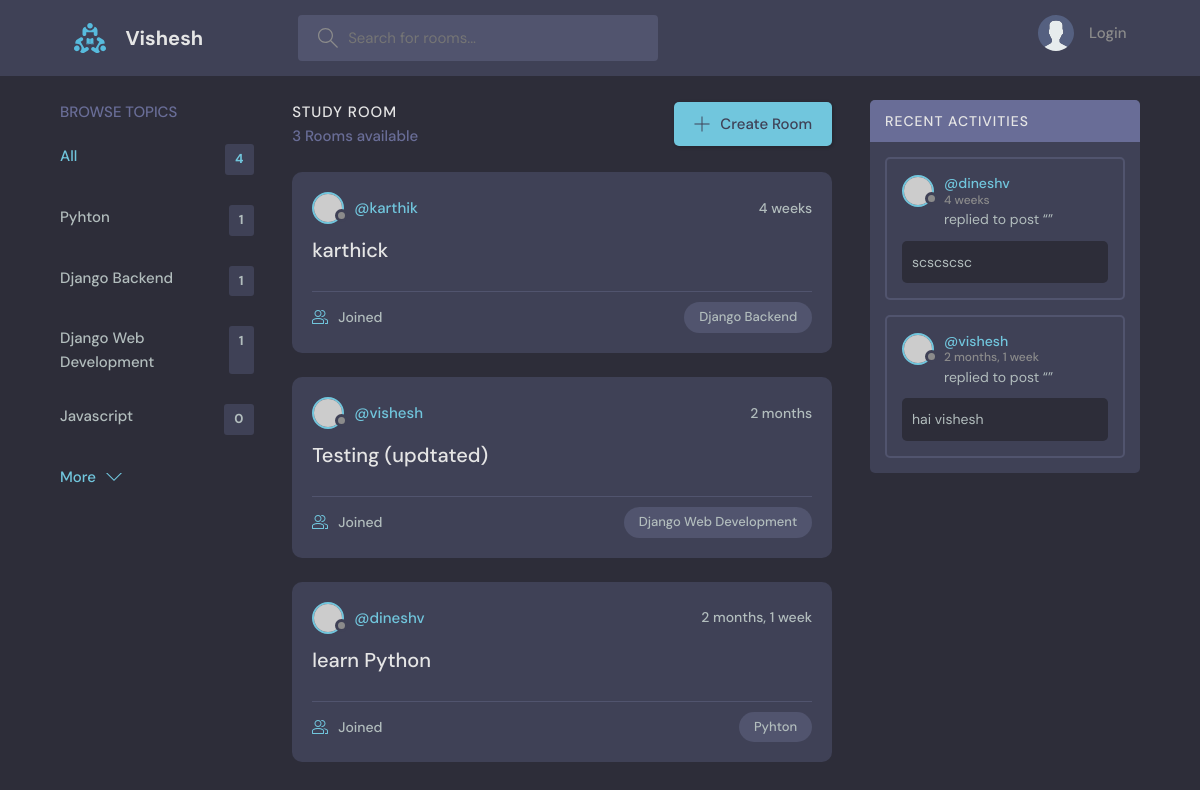
Before: / with the older database file.
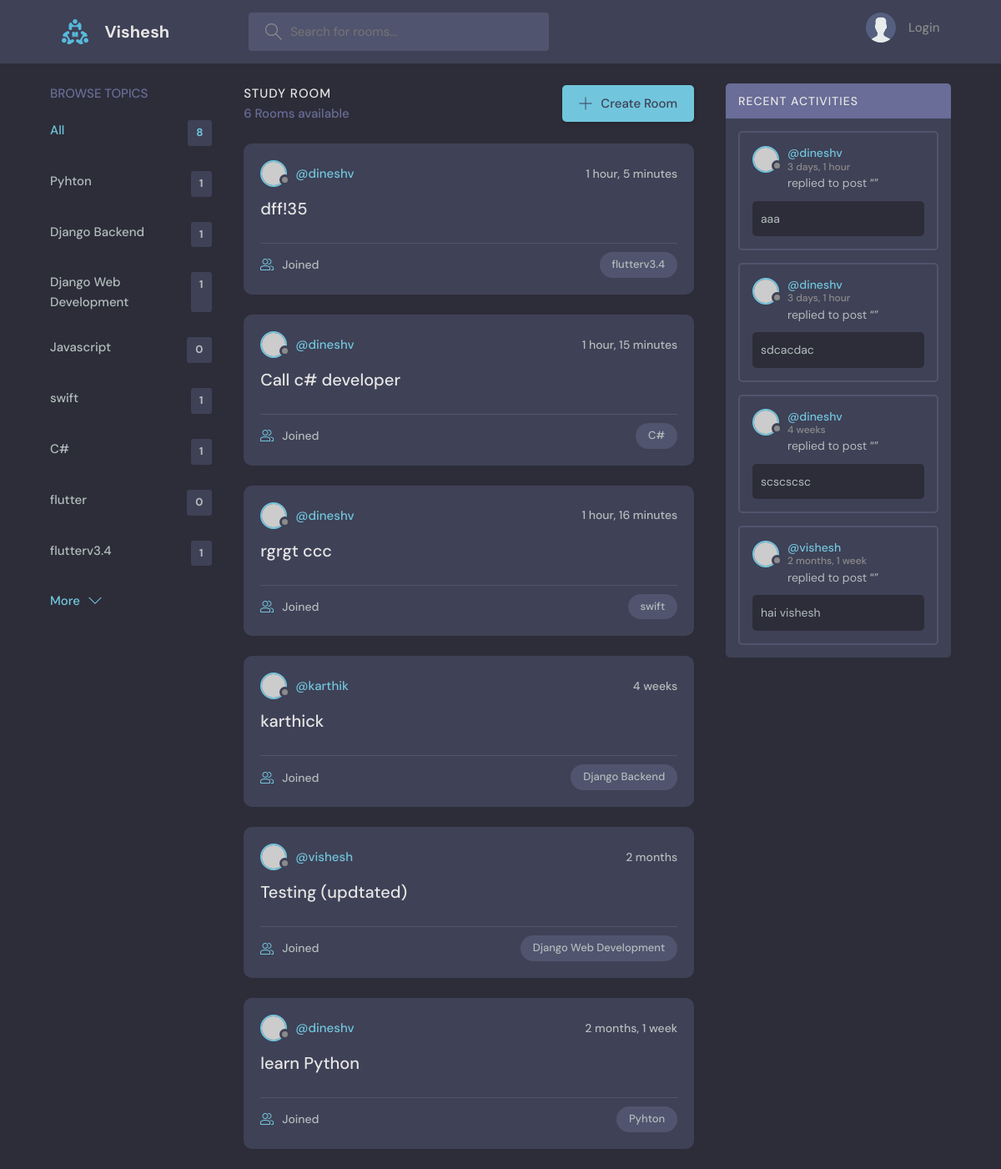
After: the same page with the newer database file.
### base/models.py (models this page shows, shortened)
class Heading(models.Model):
    name = models.CharField(max_length=200)

class Space(models.Model):
    host = models.ForeignKey(User, on_delete=models.SET_NULL, null=True)
    heading = models.ForeignKey(Heading, on_delete=models.SET_NULL, null=True)
    name = models.CharField(max_length=200)
    description = models.TextField(null = True, blank = True)
    participants = models.ManyToManyField(User, related_name= 'participants', blank = True)
    updated = models.DateTimeField(auto_now = True)
    created = models.DateTimeField(auto_now_add = True)
    class Meta:
        ordering = ['-updated', '-created']

class Communicate(models.Model):
    user = models.ForeignKey(User, on_delete=models.CASCADE)
    space = models.ForeignKey(Space, on_delete=models.CASCADE)
    body = models.TextField()
    updated = models.DateTimeField(auto_now = True)
    created = models.DateTimeField(auto_now_add = True)
    class Meta:
        ordering = ['-updated', '-created']

### base/views.py (the view)
# urls.py: path('', views.home, name="home"),
def home(request):
 q = request.GET.get('q') if request.GET.get('q') != None else ''
 spaces = Space.objects.filter(
    Q(heading__name__icontains=q) |
    Q(name__icontains=q) |
    Q(description__icontains=q)
    )
 headings = Heading.objects.all()
 space_count = spaces.count()
 space_messages = Communicate.objects.filter(Q(space__heading__name__icontains=q))
 context = {'spaces': spaces, 'headings': headings, 'space_count': space_count, 'space_messages': space_messages}
 return render(request, 'base/home.html', context)

### base/templates/base/home.html (shortened to what this page needs)
{% extends 'main.html' %}
{% block content %}
    <main class="layout layout--3">
      <div class="container">
        {% include 'base/heading_component.html' %}
        <div class="roomList">
          <div class="roomList__header">
            <div>
              <h2>Study Room</h2>
              <p>{{space_count}} Rooms available</p>
            </div>
            <a class="btn btn--main" href="{% url 'create-space' %}">
              <svg version="1.1" xmlns="http://www.w3.org/2000/svg" width="32" height="32" viewBox="0 0 32 32">
                <title>add</title>
                <path
                  d="M16.943 0.943h-1.885v14.115h-14.115v1.885h14.115v14.115h1.885v-14.115h14.115v-1.885h-14.115v-14.115z"
                ></path>
              </svg>
              Create Room
            </a>
          </div>
          {% include 'base/feed_component.html' %}
        </div>
        {% include 'base/activity_component.html' %}
      </div>
    </main>
{% endblock %}

### base/templates/base/heading_component.html
<div class="topics">
  <div class="topics__header">
    <h2>Browse Topics</h2>
  </div>
  <ul class="topics__list">
    <li>
      <a href="{% url 'home' %}" class="active">All <span>{{headings.count}}</span></a>
    </li>
    {% for heading in headings %}
    <li>
      <a href="{% url 'home' %}?q={{heading.name}}">{{heading.name}}<span>{{heading.space_set.all.count}}</span></a>
    </li>
    {% endfor %}
  </ul>
  <a class="btn btn--link" href="topics.html">
    More
    <svg version="1.1" xmlns="http://www.w3.org/2000/svg" width="32" height="32" viewBox="0 0 32 32">
      <title>chevron-down</title>
      <path d="M16 21l-13-13h-3l16 16 16-16h-3l-13 13z"></path>
    </svg>
  </a>
</div>

### base/templates/base/feed_component.html (shortened to what this page needs)
{% for space in spaces %}
<div class="roomListRoom">
  <div class="roomListRoom__header">
    <a href="{% url 'user-profile' space.host.id %}" class="roomListRoom__author">
      <div class="avatar avatar--small">
        <img src="https://randomuser.me/api/portraits/women/11.jpg" />
      </div>
      <span>@{{space.host.username}}</span>
    </a>
    <div class="roomListRoom__actions">
      <span>{{space.created|timesince}}</span>
    </div>
  </div>
  <div class="roomListRoom__content">
    <a href="{% url 'space' space.id %}">{{space.name}}</a>
  </div>
  <div class="roomListRoom__meta">
    <a href="{% url 'space' space.id %}" class="roomListRoom__joined">
      {{room.participants.all.count}} Joined
    </a>
    <p class="roomListRoom__topic">{{space.heading.name}}</p>
  </div>
</div>
{% endfor %}

### base/templates/base/activity_component.html (shortened to what this page needs)
<div class="activities">
  <div class="activities__header">
    <h2>Recent Activities</h2>
  </div>
  {% for message in space_messages %}
  <div class="activities__box">
    <div class="activities__boxHeader roomListRoom__header">
      <a href="{% url 'user-profile' message.user.id %}" class="roomListRoom__author">
        <div class="avatar avatar--small">
          <img src="https://randomuser.me/api/portraits/women/11.jpg" />
        </div>
        <p>
          @{{message.user}}
          <span>{{message.created|timesince}}</span>
        </p>
      </a>
    </div>
    <div class="activities__boxContent">
      <p>replied to post “<a href="{% url 'space' message.space.id%}">{{message.name}}</a>”</p>
      <div class="activities__boxRoomContent">
           {{message.body}}
      </div>
    </div>
  </div>
  {% endfor %}
</div>

Changed rows visible on the page:
added Heading: name "swift", space_set.all.count "1"
added Heading: name "C#", space_set.all.count "1"
added Heading: name "flutter", space_set.all.count "0"
added Heading: name "flutterv3.4", space_set.all.count "1"
added Space: host.username "dineshv", created "1 hour, 5 minutes", name "dff!35", heading.name "flutterv3.4"
added Space: host.username "dineshv", created "1 hour, 15 minutes", name "Call c# developer", heading.name "C#"
added Space: host.username "dineshv", created "1 hour, 16 minutes", name "rgrgt ccc", heading.name "swift"
added Communicate: user "dineshv", created "3 days, 1 hour", body "aaa"
added Communicate: user "dineshv", created "3 days, 1 hour", body "sdcacdac"
Other visible differences:
{{ headings.count }}: "4" → "8"
{{ space_count }}: "3" → "6"
